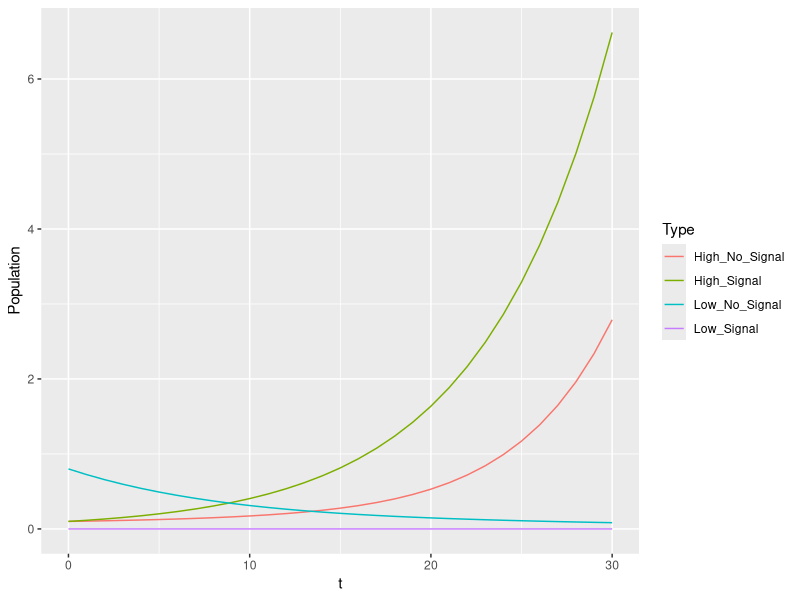
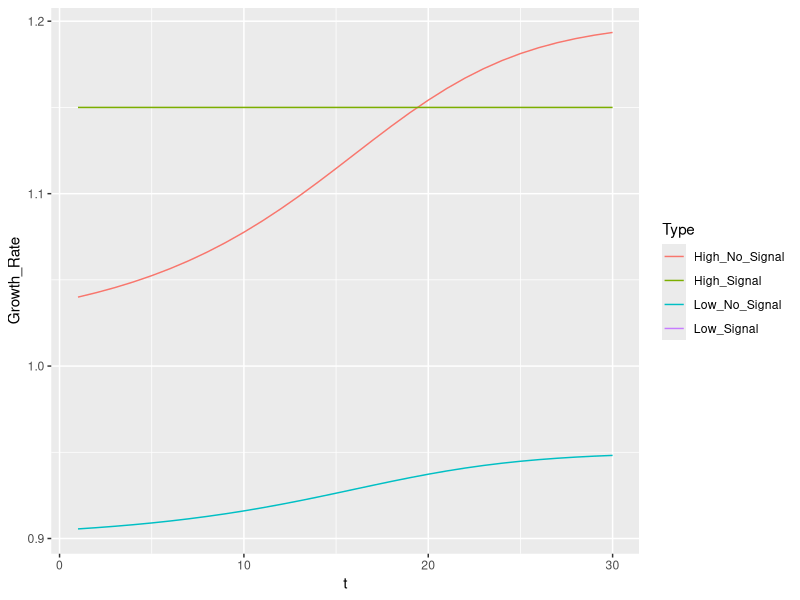
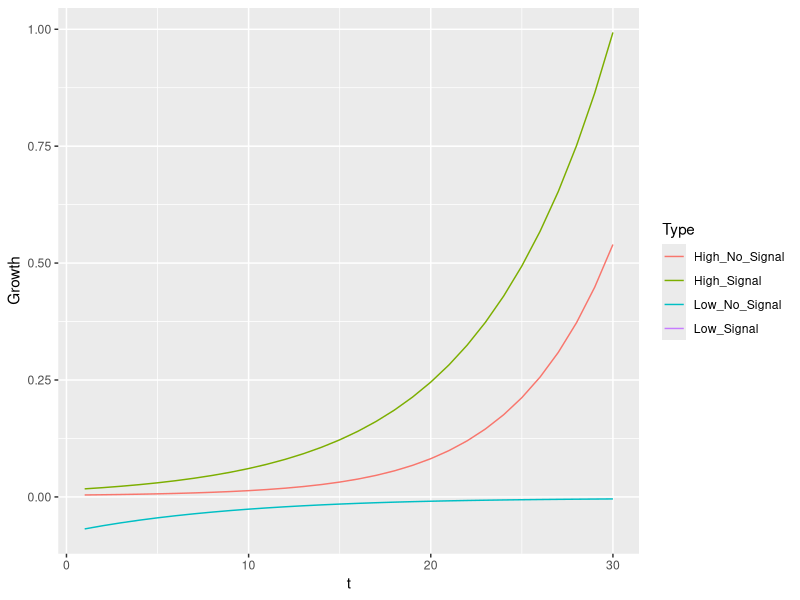
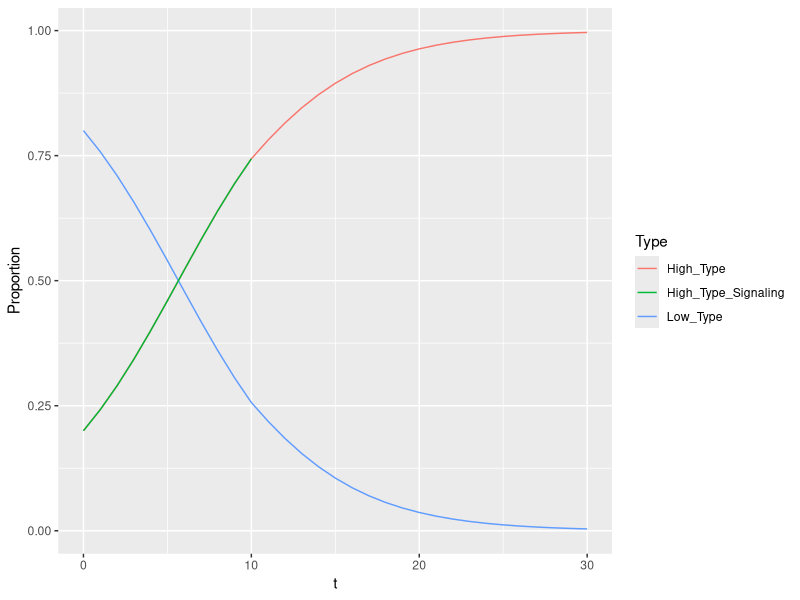
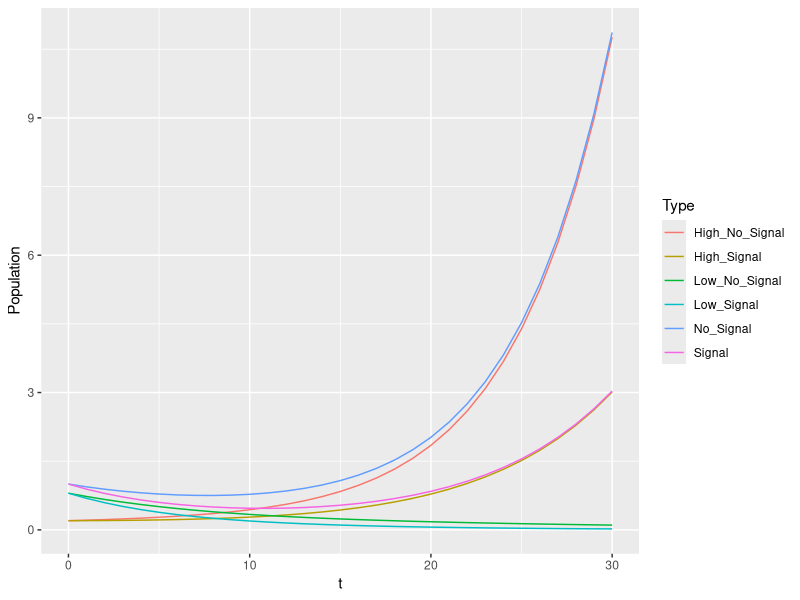
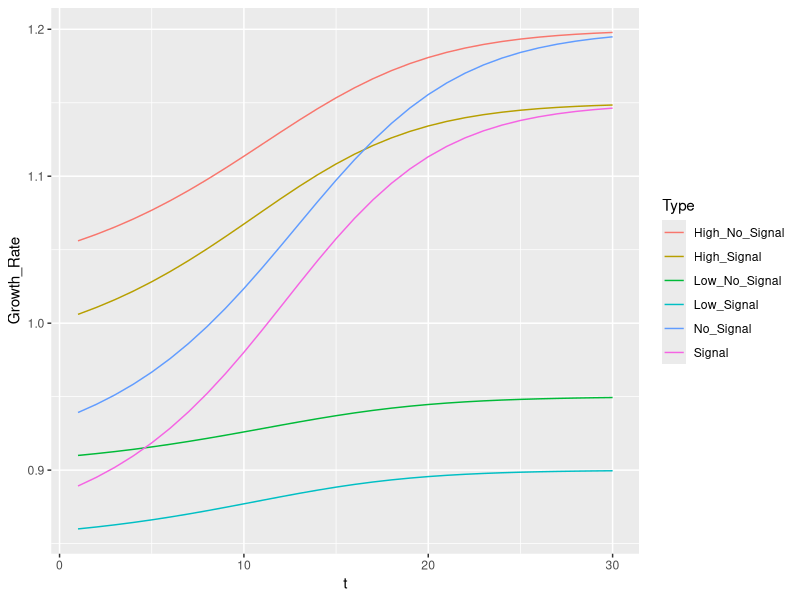
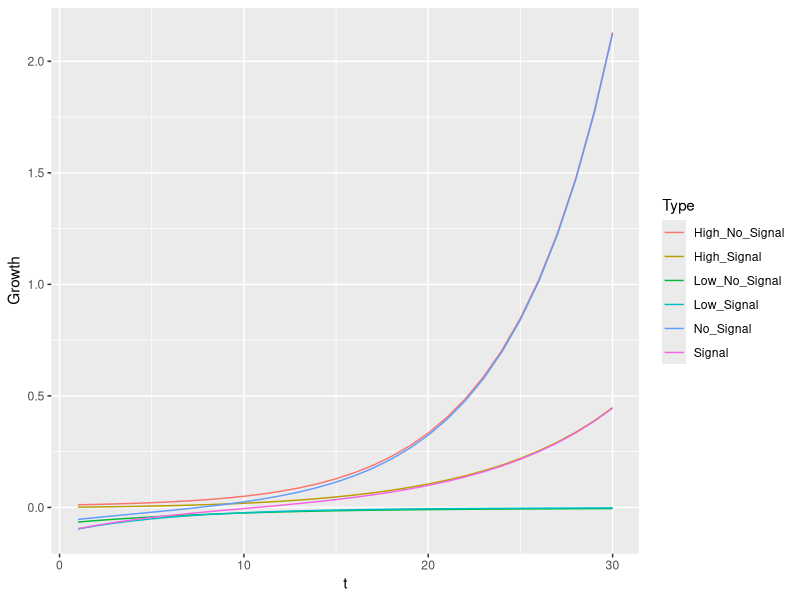
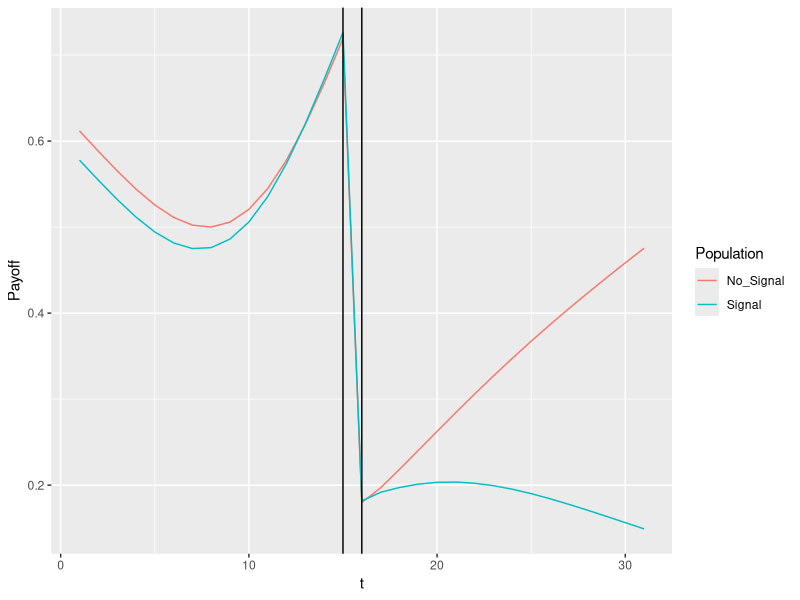

Write the R code that produced these figures, in order.
library("tidyverse", "shiny", "stringr")

time = 30
vHH =1.2
vHL = 1.02
vLH = .95
vLL = .9
K = .05
ratio = .2
ratio_l = 0
ratio_h = .5
pop_grow = "Unbounded exponential growth"

#"Fixed population", "Unbounded exponential growth", "Logistic growth to capacity"

evo = function(ratio, ratio_h, ratio_l, vHH, vHL, vLH, vLL, K, time, pop_grow){
  H_N = (1-ratio_h)*ratio
  H_S = ratio_h*ratio
  L_N = (1-ratio_l)*(1-ratio)
  L_S = ratio_l*(1-ratio)
  pop = data.frame(H_N,H_S,L_N,L_S)
  SHH = max(vHH - K, 0)
  SHL = max(vHL - K, 0)
  SLH = max(vLH - K, 0)
  SLL = max(vLL - K, 0)
  payoffs = data.frame(vHH,vHL,vLH,vLL,SHH,SHL,SLH,SLL)
  expected_payoffs = data.frame()
  for(i in 1:time){
    H_N = as.numeric(tail(pop,1)[1])
    H_S = as.numeric(tail(pop,1)[2])
    L_N = as.numeric(tail(pop,1)[3])
    L_S = as.numeric(tail(pop,1)[4])
    S_H = if(H_S+L_S>0){
      H_S/(H_S+L_S)} else {0}
    S_L = 1-S_H
    N_H = if(H_N+L_N>0){
      H_N/(H_N+L_N)} else {0}
    N_L = 1-N_H
    H_N_P = H_N*(N_H*as.numeric(payoffs[1])+N_L*as.numeric(payoffs[2]))
    H_S_P = H_S*(S_H*as.numeric(payoffs[5])+S_L*as.numeric(payoffs[6]))
    L_N_P = L_N*(N_H*as.numeric(payoffs[3])+N_L*as.numeric(payoffs[4]))
    L_S_P = L_S*(S_H*as.numeric(payoffs[7])+S_L*as.numeric(payoffs[8]))
    if (pop_grow == "Fixed population"){
      Total_P = H_N_P+H_S_P+L_N_P+L_S_P
      expected_payoffs1 = data.frame(High_No_Signal = H_N_P/(H_N*Total_P), High_Signal = H_S_P/(H_S*Total_P), Low_No_Signal = L_N_P/(L_N*Total_P), Low_Signal = L_S_P/(L_S*Total_P))
      H_N = H_N_P/Total_P
      H_S = H_S_P/Total_P
      L_N = L_N_P/Total_P
      L_S = L_S_P/Total_P
    }
    if (pop_grow == "Unbounded exponential growth") {
      expected_payoffs1 = data.frame(High_No_Signal = H_N_P/H_N, High_Signal = H_S_P/H_S, Low_No_Signal = L_N_P/L_N, Low_Signal = L_S_P/L_S)
      H_N = H_N_P
      H_S = H_S_P
      L_N = L_N_P
      L_S = L_S_P
    }
    pop1 = data.frame(H_N,H_S,L_N,L_S)
    pop = rbind(pop, pop1)
    expected_payoffs = rbind(expected_payoffs, expected_payoffs1)
  }
  
  growth = (expected_payoffs-1)*pop[2:(time+1),] 
  growth = growth %>%
    mutate(t = 1:time) %>%
    gather("High_No_Signal", "Low_No_Signal", "High_Signal", "Low_Signal", key = Type, value = "Growth")
  
  pop = pop %>%
    rename(High_No_Signal = H_N,
           High_Signal = H_S,
           Low_No_Signal = L_N,
           Low_Signal = L_S) %>%
    mutate(t = 0:time) %>%
    gather("High_No_Signal", "Low_No_Signal", "High_Signal", "Low_Signal", key = Type, value = "Population")
  
  expected_payoffs = expected_payoffs %>%
    mutate(t = 1:time) %>%
    gather("High_No_Signal", "Low_No_Signal", "High_Signal", "Low_Signal", key = Type, value = "Growth_Rate")
  list(pop, expected_payoffs, growth)
}

pop_evo = evo(ratio, ratio_h, ratio_l, vHH, vHL, vLH, vLL, K, time, pop_grow)[[1]]
rate_evo = evo(ratio, ratio_h, ratio_l, vHH, vHL, vLH, vLL, K, time, pop_grow)[[2]]
grow_evo = evo(ratio, ratio_h, ratio_l, vHH, vHL, vLH, vLL, K, time, pop_grow)[[3]]



ggplot(data = pop_evo, aes(x = t, y = Population, color = Type)) +
  geom_line()

ggplot(data = rate_evo, aes(x = t, y = Growth_Rate, color = Type)) +
  geom_line()

ggplot(data = grow_evo, aes(x = t, y = Growth, color = Type)) +
  geom_line()

evo_elect = function(ratio, vHH, vHL, vLH, vLL, K, time){
  SHH = max(vHH - K, 0)
  SHL = max(vHL - K, 0)
  SLH = max(vLH - K, 0)
  SLL = max(vLL - K, 0)
  payoffs = data.frame(vHH,vHL,vLH,vLL,SHH,SHL,SLH,SLL)
  H = ratio
  L = 1-ratio
  vH = H*vHH+L*vHL
  if(SHH>vH){
    S = 1
  } else {
    S = 0
  }
  pop = data.frame(H,L,S)
  for(i in 1:time){
    H = as.numeric(tail(pop,1)[1])
    L = as.numeric(tail(pop,1)[2])
    vH = H*as.numeric(payoffs[1])+L*as.numeric(payoffs[2])
    if(SHH>vH){
      S = 1
      H_P = H*SHH
    } else {
      S = 0
      H_P = H*vH
    }
    L_P = L*((1-S)*(H*vLH+L*vLL)+S*vLL)
    Total_P = H_P+L_P
    H = H_P/Total_P
    L = L_P/Total_P
    pop1 = data.frame(H,L,S)
    pop = rbind(pop, pop1)
  }
  pop = pop %>%
    rename(High_Type = H,
           Low_Type = L,
           Signal = S) %>%
    mutate(t = 0:time) %>%
    gather("High_Type", "Low_Type", key = Type, value = Proportion)
  pop$Signal[pop$Type=="Low_Type"]=0
  pop$Signal = as.factor(pop$Signal)
  pop
}

pop_evo_elect = evo_elect(ratio, vHH, vHL, vLH, vLL, K, time)

pop_evo_electS = pop_evo_elect %>%
  filter(Signal == 1)
pop_evo_electS$Type = "High_Type_Signaling"

ggplot(data = pop_evo_elect, aes(x = t, y = Proportion, color = Type)) +
  geom_line()+
  geom_line(data = pop_evo_electS, aes(x = t, y = Proportion, color = Type))

evo_apart = function(ratio, vHH, vHL, vLH, vLL, K, time, pop_grow){
  H_N = ratio
  H_S = ratio
  L_N = 1-ratio
  L_S = 1-ratio
  pop = data.frame(H_N,H_S,L_N,L_S)
  SHH = max(vHH - K, 0)
  SHL = max(vHL - K, 0)
  SLH = max(vLH - K, 0)
  SLL = max(vLL - K, 0)
  payoffs = data.frame(vHH,vHL,vLH,vLL,SHH,SHL,SLH,SLL)
  expected_payoffs = data.frame()
  group_payoffs = data.frame()
  for(i in 1:time){
    H_N = as.numeric(tail(pop,1)[1])
    H_S = as.numeric(tail(pop,1)[2])
    L_N = as.numeric(tail(pop,1)[3])
    L_S = as.numeric(tail(pop,1)[4])
    S_H = if(H_S+L_S>0){
      H_S/(H_S+L_S)} else {0}
    S_L = 1-S_H
    N_H = if(H_N+L_N>0){
      H_N/(H_N+L_N)} else {0}
    N_L = 1-N_H
    H_N_P = H_N*(N_H*as.numeric(payoffs[1])+N_L*as.numeric(payoffs[2]))
    H_S_P = H_S*(S_H*as.numeric(payoffs[5])+S_L*as.numeric(payoffs[6]))
    L_N_P = L_N*(N_H*as.numeric(payoffs[3])+N_L*as.numeric(payoffs[4]))
    L_S_P = L_S*(S_H*as.numeric(payoffs[7])+S_L*as.numeric(payoffs[8]))
    if (pop_grow == "Fixed population"){
      Total_N_P = H_N_P+L_N_P
      Total_S_P = H_S_P+L_S_P
      expected_payoffs1 = data.frame(High_No_Signal = H_N_P/(H_N*Total_N_P), High_Signal = H_S_P/(H_S*Total_S_P), Low_No_Signal = L_N_P/(L_N*Total_N_P), Low_Signal = L_S_P/(L_S*Total_S_P))
      H_N = H_N_P/Total_N_P
      H_S = H_S_P/Total_S_P
      L_N = L_N_P/Total_N_P
      L_S = L_S_P/Total_S_P
    }
    if (pop_grow == "Unbounded exponential growth") {
      expected_payoffs1 = data.frame(High_No_Signal = H_N_P/H_N, High_Signal = H_S_P/H_S, Low_No_Signal = L_N_P/L_N, Low_Signal = L_S_P/L_S)
      H_N = H_N_P
      H_S = H_S_P
      L_N = L_N_P
      L_S = L_S_P
    }
    pop1 = data.frame(H_N,H_S,L_N,L_S)
    pop = rbind(pop, pop1)
    group_payoffs1 = data.frame(No_Signal = expected_payoffs1[[1]]*N_H + expected_payoffs1[[3]]*N_L, Signal = expected_payoffs1[[2]]*S_H + expected_payoffs1[[4]]*S_L)
    group_payoffs = rbind(group_payoffs, group_payoffs1)
    expected_payoffs = rbind(expected_payoffs, expected_payoffs1)
  }
  growth = (expected_payoffs-1)*pop[2:(time+1),] 
  growth = growth %>%
    mutate(t = 1:time,
           Signal = High_Signal + Low_Signal,
           No_Signal = High_No_Signal + Low_No_Signal) %>%
    gather("No_Signal", "High_No_Signal", "Low_No_Signal", "Signal", "High_Signal", "Low_Signal", key = Type, value = "Growth")
  
  pop = pop %>%
    rename(High_No_Signal = H_N,
           High_Signal = H_S,
           Low_No_Signal = L_N,
           Low_Signal = L_S) %>%
    mutate(t = 0:time,
           Signal = High_Signal + Low_Signal,
           No_Signal = High_No_Signal + Low_No_Signal) %>%
    gather("No_Signal", "High_No_Signal", "Low_No_Signal", "Signal", "High_Signal", "Low_Signal", key = Type, value = "Population")
  
  expected_payoffs = cbind(expected_payoffs,group_payoffs)
  expected_payoffs = expected_payoffs %>%
    mutate(t = 1:time) %>%
    gather("No_Signal", "High_No_Signal", "Low_No_Signal", "Signal", "High_Signal", "Low_Signal", key = Type, value = "Growth_Rate")
  list(pop, expected_payoffs, growth)
}

pop_evo_A = evo_apart(ratio, vHH, vHL, vLH, vLL, K, time, pop_grow)[[1]]
rate_evo_A = evo_apart(ratio, vHH, vHL, vLH, vLL, K, time, pop_grow)[[2]]
grow_evo_A = evo_apart(ratio, vHH, vHL, vLH, vLL, K, time, pop_grow)[[3]]

ggplot(data = pop_evo_A, aes(x = t, y = Population, color = Type)) +
  geom_line()

ggplot(data = rate_evo_A, aes(x = t, y = Growth_Rate, color = Type))+
  geom_line()

ggplot(data = grow_evo_A, aes(x = t, y = Growth, color = Type))+
  geom_line()

evo_join = function(ratio, vHH, vHL, vLH, vLL, K, time){
  H_N = ratio
  H_S = ratio
  L_N = 1-ratio
  L_S = 1-ratio
  pop = data.frame(H_N,H_S,L_N,L_S)
  SHH = max(vHH - K, 0)
  SHL = max(vHL - K, 0)
  SLH = max(vLH - K, 0)
  SLL = max(vLL - K, 0)
  payoffs = data.frame(vHH,vHL,vLH,vLL,SHH,SHL,SLH,SLL)
  fitness = data.frame()
  for(i in 1:ceiling(time/2)){
    H_N = as.numeric(tail(pop,1)[1])
    H_S = as.numeric(tail(pop,1)[2])
    L_N = as.numeric(tail(pop,1)[3])
    L_S = as.numeric(tail(pop,1)[4])
    H_N_P = H_N*(H_N*as.numeric(payoffs[1])+L_N*as.numeric(payoffs[2]))
    H_S_P = H_S*(H_S*as.numeric(payoffs[5])+L_S*as.numeric(payoffs[6]))
    L_N_P = L_N*(H_N*as.numeric(payoffs[3])+L_N*as.numeric(payoffs[4]))
    L_S_P = L_S*(H_S*as.numeric(payoffs[7])+L_S*as.numeric(payoffs[8]))
    Total_N_P = H_N_P+L_N_P
    Total_S_P = H_S_P+L_S_P
    H_N = H_N_P/Total_N_P
    H_S = H_S_P/Total_S_P
    L_N = L_N_P/Total_N_P
    L_S = L_S_P/Total_S_P
    fitness1 = data.frame(H_N_P,H_S_P,L_N_P,L_S_P)
    fitness = rbind(fitness, fitness1)
    pop1 = data.frame(H_N,H_S,L_N,L_S)
    pop = rbind(pop, pop1)
  }
  pop1 = pop1/2
  pop = rbind(pop,pop1)
  fitness1 = fitness1/2
  fitness = rbind(fitness, fitness1)
  for(i in (ceiling(time/2)+1):time){
    H_N = as.numeric(tail(pop,1)[1])
    H_S = as.numeric(tail(pop,1)[2])
    L_N = as.numeric(tail(pop,1)[3])
    L_S = as.numeric(tail(pop,1)[4])
    S_H = if(H_S+L_S>0){
      H_S/(H_S+L_S)} else {0}
    S_L = 1-S_H
    N_H = if(H_N+L_N>0){
      H_N/(H_N+L_N)} else {0}
    N_L = 1-N_H
    H_N_P = H_N*(N_H*as.numeric(payoffs[1])+N_L*as.numeric(payoffs[2]))
    H_S_P = H_S*(S_H*as.numeric(payoffs[5])+S_L*as.numeric(payoffs[6]))
    L_N_P = L_N*(N_H*as.numeric(payoffs[3])+N_L*as.numeric(payoffs[4]))
    L_S_P = L_S*(S_H*as.numeric(payoffs[7])+S_L*as.numeric(payoffs[8]))
    Total_P = H_N_P+H_S_P+L_N_P+L_S_P
    H_N = H_N_P/Total_P
    H_S = H_S_P/Total_P
    L_N = L_N_P/Total_P
    L_S = L_S_P/Total_P
    fitness1 = data.frame(H_N_P,H_S_P,L_N_P,L_S_P)
    fitness = rbind(fitness, fitness1)
    pop1 = data.frame(H_N,H_S,L_N,L_S)
    pop = rbind(pop, pop1)
  }
  group_pay = pop[2:(time+2),]*fitness
  group_pay = group_pay %>%
    mutate(No_Signal = H_N+L_N,
           Signal = H_S+L_S,
           t = 1:(time+1)) %>%
    gather("Signal", "No_Signal", key = Population, value = Payoff)
  pop = pop %>%
    rename(High_No_Signal = H_N,
           High_Signal = H_S,
           Low_No_Signal = L_N,
           Low_Signal = L_S) %>%
    mutate(t = 0:(time+1)) %>%
    gather("High_No_Signal", "High_Signal", "Low_No_Signal", "Low_Signal", key = Type, value = Proportion)
  fitness = fitness %>%
    rename(High_No_Signal = H_N_P,
           High_Signal = H_S_P,
           Low_No_Signal = L_N_P,
           Low_Signal = L_S_P) %>%
    mutate(t = 1:(time+1)) %>%
    gather("High_No_Signal", "High_Signal", "Low_No_Signal", "Low_Signal", key = Type, value = Payoff)
  list(pop, fitness, group_pay)
}

test=evo_join(ratio, vHH, vHL, vLH, vLL, K, time)

ggplot(data = test[[3]], aes(x = t, y = Payoff, color = Population)) +
  geom_line()+
  geom_vline(xintercept = ceiling(time/2))+
  geom_vline(xintercept = ceiling(time/2)+1)


evo_apart_high = function(ratio, vHH, vHL, vLH, vLL, K, time, pop_grow){
  H_N = ratio
  H_S = ratio
  L_N = 1-ratio
  L_S = 1-ratio
  pop = data.frame(H_N,H_S,L_N,L_S)
  SHH = max(vHH - K, 0)
  SHL = max(vHL - K, 0)
  SLH = max(vLH - K, 0)
  SLL = max(vLL - K, 0)
  payoffs = data.frame(vHH,vHL,vLH,vLL,SHH,SHL,SLH,SLL)
  expected_payoffs = data.frame()
  group_payoffs = data.frame()
  for(i in 1:time){
    H_N = as.numeric(tail(pop,1)[1])
    H_S = as.numeric(tail(pop,1)[2])
    L_N = as.numeric(tail(pop,1)[3])
    L_S = as.numeric(tail(pop,1)[4])
    S_H = if(H_S+L_S>0){
      H_S/(H_S+L_S)} else {0}
    S_L = 1-S_H
    N_H = if(H_N+L_N>0){
      H_N/(H_N+L_N)} else {0}
    N_L = 1-N_H
    H_N_P = H_N*(N_H*as.numeric(payoffs[1])+N_L*as.numeric(payoffs[2]))
    H_S_P = SHH*H_S
    L_N_P = L_N*(N_H*as.numeric(payoffs[3])+N_L*as.numeric(payoffs[4]))
    L_S_P = vLL*L_S
    if (pop_grow == "Fixed population"){
      Total_N_P = H_N_P+L_N_P
      Total_S_P = H_S_P+L_S_P
      expected_payoffs1 = data.frame(High_No_Signal = H_N_P/(H_N*Total_N_P), High_Signal = H_S_P/(H_S*Total_S_P), Low_No_Signal = L_N_P/(L_N*Total_N_P), Low_Signal = L_S_P/(L_S*Total_S_P))
      H_N = H_N_P/Total_N_P
      H_S = H_S_P/Total_S_P
      L_N = L_N_P/Total_N_P
      L_S = L_S_P/Total_S_P
    }
    if (pop_grow == "Unbounded exponential growth") {
      expected_payoffs1 = data.frame(High_No_Signal = H_N_P/H_N, High_Signal = H_S_P/H_S, Low_No_Signal = L_N_P/L_N, Low_Signal = L_S_P/L_S)
      H_N = H_N_P
      H_S = H_S_P
      L_N = L_N_P
      L_S = L_S_P
    }
    pop1 = data.frame(H_N,H_S,L_N,L_S)
    pop = rbind(pop, pop1)
    group_payoffs1 = data.frame(No_Signal = expected_payoffs1[[1]]*N_H + expected_payoffs1[[3]]*N_L, Signal = expected_payoffs1[[2]]*S_H + expected_payoffs1[[4]]*S_L)
    group_payoffs = rbind(group_payoffs, group_payoffs1)
    expected_payoffs = rbind(expected_payoffs, expected_payoffs1)
  }
  growth = (expected_payoffs-1)*pop[2:(time+1),] 
  growth = growth %>%
    mutate(t = 1:time,
           Signal = High_Signal + Low_Signal,
           No_Signal = High_No_Signal + Low_No_Signal) %>%
    gather("No_Signal", "High_No_Signal", "Low_No_Signal", "Signal", "High_Signal", "Low_Signal", key = Type, value = "Growth")
  
  pop = pop %>%
    rename(High_No_Signal = H_N,
           High_Signal = H_S,
           Low_No_Signal = L_N,
           Low_Signal = L_S) %>%
    mutate(t = 0:time,
           Signal = High_Signal + Low_Signal,
           No_Signal = High_No_Signal + Low_No_Signal) %>%
    gather("No_Signal", "High_No_Signal", "Low_No_Signal", "Signal", "High_Signal", "Low_Signal", key = Type, value = "Population")
  
  expected_payoffs = cbind(expected_payoffs,group_payoffs)
  expected_payoffs = expected_payoffs %>%
    mutate(t = 1:time) %>%
    gather("No_Signal", "High_No_Signal", "Low_No_Signal", "Signal", "High_Signal", "Low_Signal", key = Type, value = "Growth_Rate")
  list(pop, expected_payoffs, growth)
}

pop_evo_A_H = evo_apart_high(ratio, vHH, vHL, vLH, vLL, K, time,pop_grow)[[1]]
rate_evo_A_H = evo_apart_high(ratio, vHH, vHL, vLH, vLL, K, time, pop_grow)[[2]]
grow_evo_A_H = evo_apart_high(ratio, vHH, vHL, vLH, vLL, K, time, pop_grow)[[3]]

ggplot(data = pop_evo_A_H, aes(x = t, y = Population, color = Type)) +
  geom_line()

ggplot(data = rate_evo_A_H, aes(x = t, y = Growth_Rate, color = Type))+
  geom_line()

ggplot(data = grow_evo_A_H, aes(x = t, y = Growth, color = Type))+
  geom_line()

evo_join_high = function(ratio, vHH, vHL, vLH, vLL, K, time){
  H_N = ratio
  H_S = ratio
  L_N = 1-ratio
  L_S = 1-ratio
  pop = data.frame(H_N,H_S,L_N,L_S)
  SHH = max(vHH - K, 0)
  SHL = max(vHL - K, 0)
  SLH = max(vLH - K, 0)
  SLL = max(vLL - K, 0)
  payoffs = data.frame(vHH,vHL,vLH,vLL,SHH,SHL,SLH,SLL)
  fitness = data.frame()
  for(i in 1:ceiling(time/2)){
    H_N = as.numeric(tail(pop,1)[1])
    H_S = as.numeric(tail(pop,1)[2])
    L_N = as.numeric(tail(pop,1)[3])
    L_S = as.numeric(tail(pop,1)[4])
    H_N_P = H_N*(H_N*as.numeric(payoffs[1])+L_N*as.numeric(payoffs[2]))
    H_S_P = H_S*(H_S*as.numeric(payoffs[5])+L_S*as.numeric(payoffs[6]))
    L_N_P = L_N*(H_N*as.numeric(payoffs[3])+L_N*as.numeric(payoffs[4]))
    L_S_P = L_S*(H_S*as.numeric(payoffs[7])+L_S*as.numeric(payoffs[8]))
    Total_N_P = H_N_P+L_N_P
    Total_S_P = H_S_P+L_S_P
    H_N = H_N_P/Total_N_P
    H_S = H_S_P/Total_S_P
    L_N = L_N_P/Total_N_P
    L_S = L_S_P/Total_S_P
    fitness1 = data.frame(H_N_P,H_S_P,L_N_P,L_S_P)
    fitness = rbind(fitness, fitness1)
    pop1 = data.frame(H_N,H_S,L_N,L_S)
    pop = rbind(pop, pop1)
  }
  pop1 = pop1/2
  pop = rbind(pop,pop1)
  fitness1 = fitness1/2
  fitness = rbind(fitness, fitness1)
  for(i in (ceiling(time/2)+1):time){
    H_N = as.numeric(tail(pop,1)[1])
    H_S = as.numeric(tail(pop,1)[2])
    L_N = as.numeric(tail(pop,1)[3])
    L_S = as.numeric(tail(pop,1)[4])
    S_H = if(H_S+L_S>0){
      H_S/(H_S+L_S)} else {0}
    S_L = 1-S_H
    N_H = if(H_N+L_N>0){
      H_N/(H_N+L_N)} else {0}
    N_L = 1-N_H
    H_N_P = H_N*(N_H*as.numeric(payoffs[1])+N_L*as.numeric(payoffs[2]))
    H_S_P = H_S*(S_H*as.numeric(payoffs[5])+S_L*as.numeric(payoffs[6]))
    L_N_P = L_N*(N_H*as.numeric(payoffs[3])+N_L*as.numeric(payoffs[4]))
    L_S_P = L_S*(S_H*as.numeric(payoffs[7])+S_L*as.numeric(payoffs[8]))
    Total_P = H_N_P+H_S_P+L_N_P+L_S_P
    H_N = H_N_P/Total_P
    H_S = H_S_P/Total_P
    L_N = L_N_P/Total_P
    L_S = L_S_P/Total_P
    fitness1 = data.frame(H_N_P,H_S_P,L_N_P,L_S_P)
    fitness = rbind(fitness, fitness1)
    pop1 = data.frame(H_N,H_S,L_N,L_S)
    pop = rbind(pop, pop1)
  }
  group_pay = pop[2:(time+2),]*fitness
  group_pay = group_pay %>%
    mutate(No_Signal = H_N+L_N,
           Signal = H_S+L_S,
           t = 1:(time+1)) %>%
    gather("Signal", "No_Signal", key = Population, value = Payoff)
  pop = pop %>%
    rename(High_No_Signal = H_N,
           High_Signal = H_S,
           Low_No_Signal = L_N,
           Low_Signal = L_S) %>%
    mutate(t = 0:(time+1)) %>%
    gather("High_No_Signal", "High_Signal", "Low_No_Signal", "Low_Signal", key = Type, value = Proportion)
  fitness = fitness %>%
    rename(High_No_Signal = H_N_P,
           High_Signal = H_S_P,
           Low_No_Signal = L_N_P,
           Low_Signal = L_S_P) %>%
    mutate(t = 1:(time+1)) %>%
    gather("High_No_Signal", "High_Signal", "Low_No_Signal", "Low_Signal", key = Type, value = Payoff)
  list(pop, fitness, group_pay)
}
